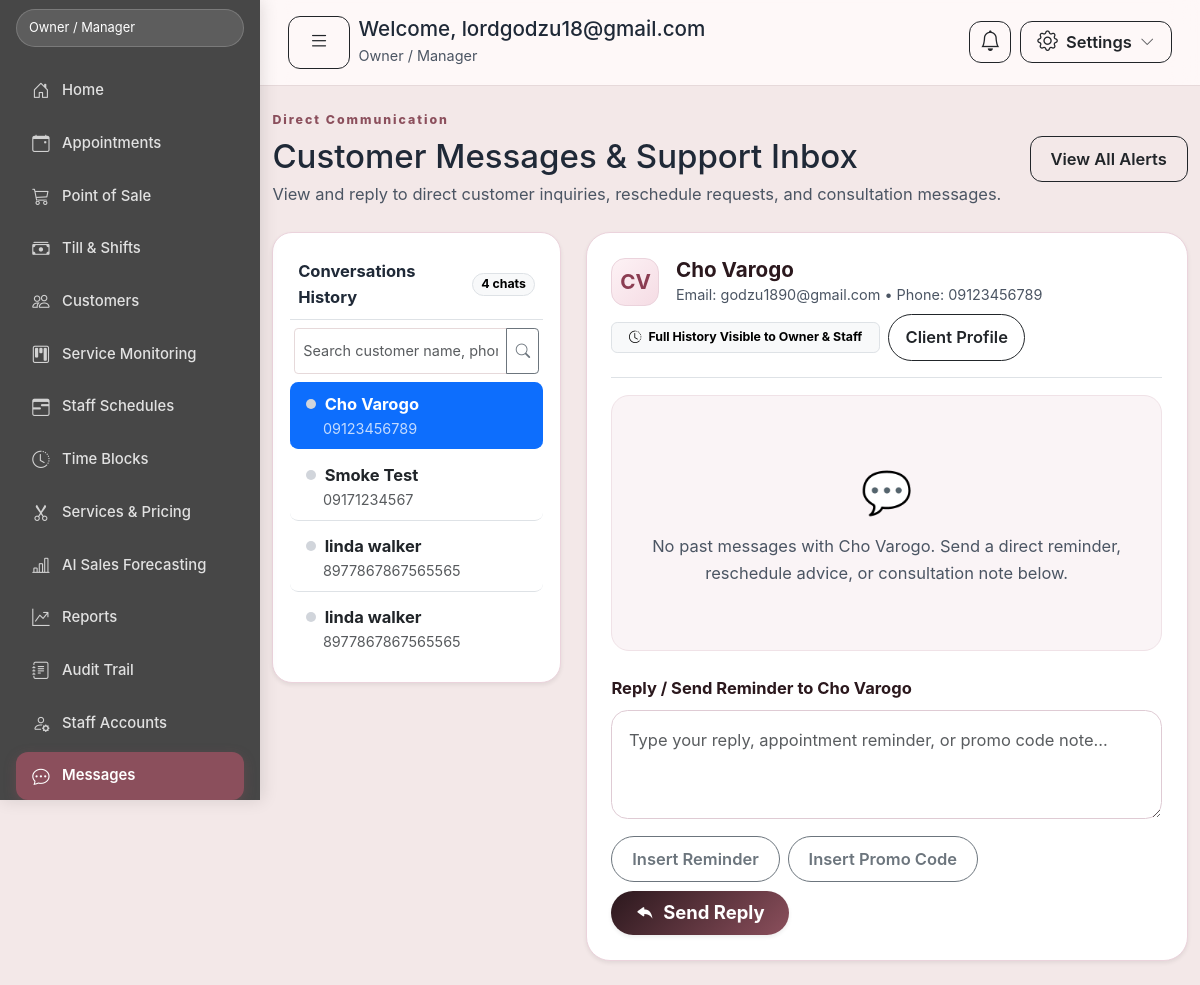
Before: /notifications/messages/ (signed in) with the older database file.
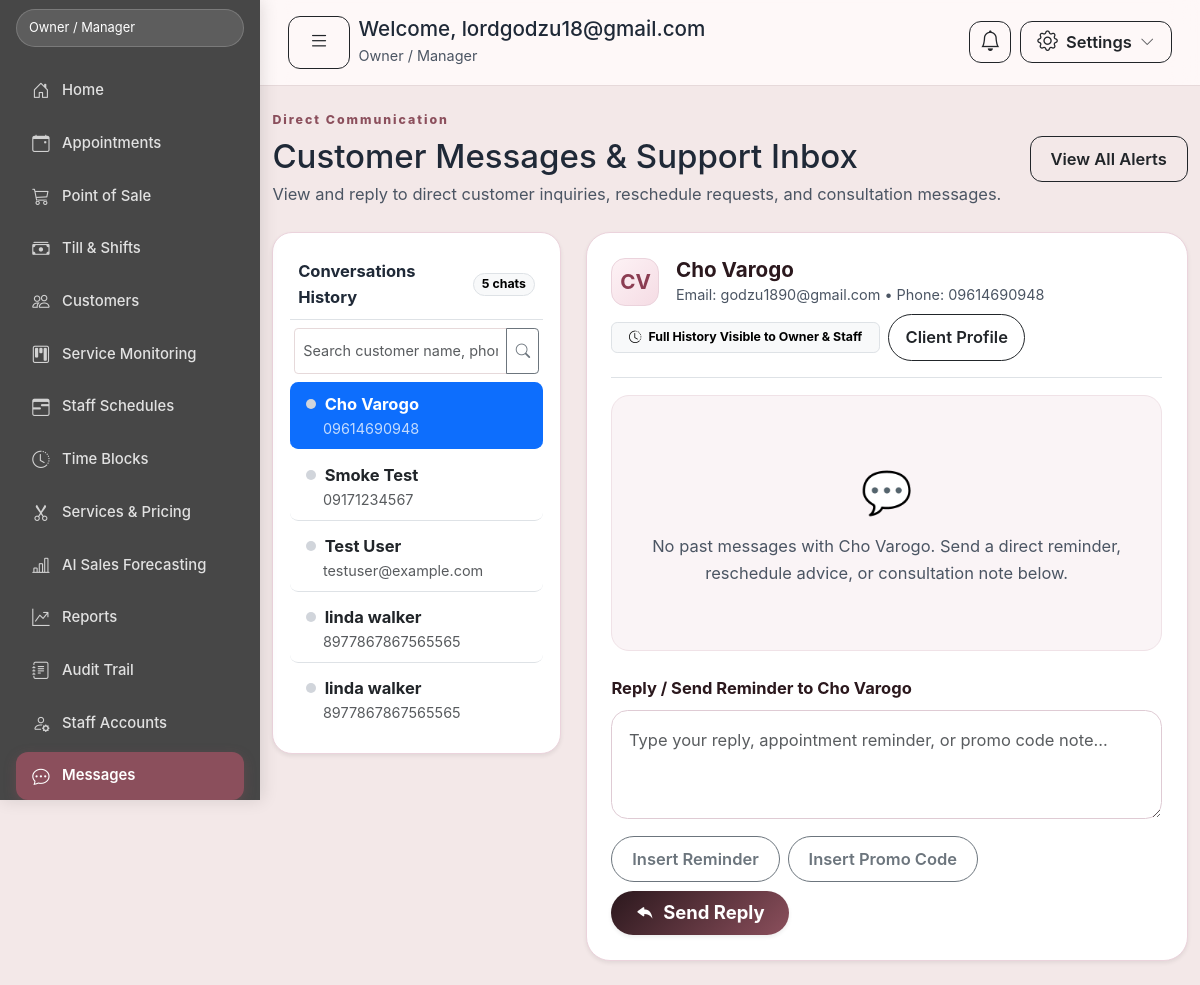
After: the same page with the newer database file.
### apps/customers/models.py (models this page shows, shortened)
class Customer(models.Model):
    user = models.OneToOneField(
        settings.AUTH_USER_MODEL,
        blank=True,
        null=True,
        on_delete=models.SET_NULL,
        related_name="customer_profile",
    )
    first_name = models.CharField(max_length=100)
    last_name = models.CharField(max_length=100)
    phone = models.CharField(
        max_length=30,
        blank=True,
        validators=(validate_phone_number,),
    )
    email = models.EmailField(blank=True, validators=(validate_email,))
    notes = models.TextField(blank=True)
    created_at = models.DateTimeField(auto_now_add=True)
    updated_at = models.DateTimeField(auto_now=True)
    class Meta:
        ordering = ("last_name", "first_name", "email")
        constraints = [
            models.UniqueConstraint(
                Lower("email"),
                condition=~models.Q(email=""),
                name="customers_email_ci_unique_nonblank",
            ),
        ]
    @property
    def full_name(self):
        return f"{self.first_name} {self.last_name}".strip()

### apps/notifications/views.py (the view, shortened to what this page needs)
# urls.py: path('messages/', views.messages_inbox, name='messages'),
@login_required
@require_http_methods(["GET", "POST"])
def messages_inbox(request):
    all_customers = Customer.objects.annotate(
        last_msg_at=Max("salon_messages__created_at")
    ).order_by("-last_msg_at", "first_name", "last_name")
    q = (request.GET.get("q") or "").strip()
    selected_id = request.GET.get("customer") or request.POST.get("customer_id")
    selected_customer = None
    if selected_id and str(selected_id).isdigit():
        selected_customer = Customer.objects.filter(pk=int(selected_id)).first()
    if selected_customer is None:
        selected_customer = (
            all_customers.filter(last_msg_at__isnull=False).first()
            or all_customers.first()
        )
    if selected_customer:
        SalonMessage.objects.filter(
            customer=selected_customer, is_from_customer=True, is_read=False
        ).update(is_read=True)
    thread = (
        SalonMessage.objects.filter(customer=selected_customer).select_related("sender")
        if selected_customer
        else SalonMessage.objects.none()
    )
    return render(
        request,
        "notifications/messages.html",
        {
            "is_customer_view": False,
            "customers": all_customers,
            "selected_customer": selected_customer,
            "thread": thread,
            "search_query": q,
        },
    )

### apps/accounts/mfa.py (called while the page is built, shortened)
def has_totp(user):
    return Authenticator.objects.filter(
        user=user,
        type=Authenticator.Type.TOTP,
    ).exists()

def is_mfa_required(user):
    if not user.is_authenticated:
        return False
    if (user.role == User.Role.OWNER or user.is_superuser) and settings.MFA_ENFORCE_OWNER:
        return True

### apps/accounts/models.py (called while the page is built)
    @property
    def is_owner(self):
        return self.role == self.Role.OWNER or self.is_superuser

    @property
    def is_cashier(self):
        return self.role == self.Role.CASHIER

    @property
    def is_service_staff(self):
        return self.role == self.Role.STAFF

    @property
    def is_customer(self):
        return self.role == self.Role.CUSTOMER

### apps/audittrail/events.py (called while the page is built)
def set_current_request(request):
    return _current_request.set(request)

def reset_current_request(token):
    _current_request.reset(token)

### templates/notifications/messages.html (shortened to what the changed rows need)
{% extends "base.html" %}
{% load static %}
{% block content %}
  <div class="d-flex flex-wrap justify-content-between align-items-center gap-3 mb-4">
    <div>
      <h1 class="h2 mb-1">
        {% if is_customer_view %}
          Message Owner &amp; Salon Staff
        {% else %}
          Customer Messages &amp; Support Inbox
        {% endif %}
      </h1>
    </div>
  </div>
  {% if is_customer_view %}
    <div class="row g-4">
      <div class="col-lg-8">
        <div class="gn-card p-4 shadow-sm" style="border-radius: 24px; border: 1px solid #ebd3dc;">
          <div class="d-flex justify-content-between align-items-center border-bottom pb-3 mb-3">
            <div class="d-flex align-items-center gap-3">
              <div style="width: 46px; height: 46px; border-radius: 14px; background: linear-gradient(135deg, #2b181d, #8b4f5c); color: #fff; display: flex; align-items: center; justify-content: center; font-size: 1.35rem;">
                💅
              </div>
              <div>
                <h2 class="h5 fw-bold mb-0" style="color: #2b181d;">Get Nailed Salon Team</h2>
                <small class="text-muted">Owner &amp; Staff • Plaridel &amp; Retiro QC Branches</small>
              </div>
            </div>
            <span class="badge rounded-pill text-bg-success px-3 py-2 fw-semibold"><i class="bi bi-circle-fill me-1" style="font-size: 0.55rem;"></i> Online Support</span>
          </div>
          <div class="d-flex flex-column gap-3 mb-4" style="max-height: 480px; overflow-y: auto; padding: 0.75rem; background: #faf4f6; border-radius: 18px; border: 1px solid #f0e2e7;">
            {% for msg in thread %}
              <div class="d-flex {% if msg.is_from_customer %}justify-content-end{% else %}justify-content-start{% endif %}">
                <div style="max-width: 82%; padding: 0.95rem 1.25rem; border-radius: 20px; {% if msg.is_from_customer %}background: linear-gradient(135deg, #b85872, #963f56); color: #fff; box-shadow: 0 4px 14px rgba(184, 88, 114, 0.22); border-bottom-right-radius: 4px;{% else %}background: #ffffff; border: 1px solid #ebd6de; color: #2b181d; box-shadow: 0 2px 8px rgba(43, 24, 29, 0.05); border-bottom-left-radius: 4px;{% endif %}">
                  <div class="small fw-bold mb-1" style="opacity: 0.88; font-size: 0.82rem;">
                    {% if msg.is_from_customer %}You{% else %}{{ msg.sender_name|default:"Salon Staff" }}{% endif %}
                  </div>
                  <div style="white-space: pre-wrap; font-size: 1.02rem; line-height: 1.48;">{{ msg.body }}</div>
                  <div class="small text-end mt-1" style="opacity: 0.75; font-size: 0.76rem;">{{ msg.created_at|date:"M d, Y h:i A" }}</div>
                </div>
              </div>
            {% empty %}
              <div class="text-center py-5 text-muted">
                <div class="fs-1 mb-2">💬</div>
                <p class="fs-5 fw-semibold mb-1" style="color: #2b181d;">No messages yet.</p>
                <p class="mb-0 small">Send us a message below if you have questions about services, branches, or your appointment!</p>
              </div>
            {% endfor %}
          </div>
          <form method="post">
            {% csrf_token %}
            <div class="mb-3">
              <label class="form-label fw-bold" for="id_message_body" style="color: #2b181d;">Your Message</label>
              <textarea id="id_message_body" name="body" rows="3" class="form-control rounded-4 p-3" style="border-color: #dfcbd4; font-size: 1rem;" placeholder="Type your question, reschedule note, or custom nail art inquiry..." required></textarea>
            </div>
            <div class="d-flex justify-content-between align-items-center">
              <span class="small text-muted"><i class="bi bi-shield-check text-success me-1"></i> Responses appear here &amp; in your notifications</span>
              <button type="submit" class="btn btn-dark btn-lg px-4 py-2 rounded-pill fw-bold shadow-sm" style="background: linear-gradient(135deg, #2b181d, #8b4f5c); border: none;">
                <i class="bi bi-send-fill me-1"></i> Send Message
              </button>
            </div>
          </form>
        </div>
      </div>
      <div class="col-lg-4">
        <div class="gn-card p-4 mb-3" style="border-radius: 20px; border: 1px solid #ebd3dc;">
          <div class="eyebrow">Branch Contacts</div>
          <h3 class="h5 mb-3 fw-bold" style="color: #2b181d;">Visit or Call Us</h3>
          <div class="mb-3 pb-3 border-bottom">
            <div class="fw-bold">Plaridel Branch (Bulacan)</div>
            <p class="small text-muted mb-1">Unit 14 G/F Rocka Commercial Complex, Tabang, Plaridel, Bulacan</p>
            <div class="small fw-semibold">📞 0905 084 3892 / (044) 794-7692</div>
          </div>
          <div>
            <div class="fw-bold">Retiro QC Branch (Quezon City)</div>
            <p class="small text-muted mb-1">N.S. Amoranto Sr. St. (Retiro), Santa Mesa Heights, Quezon City</p>
            <div class="small fw-semibold">📞 0905 084 3892</div>
          </div>
        </div>
        <div class="gn-card p-4" style="border-radius: 20px; border: 1px solid #ebd3dc;">
          <div class="eyebrow">Salon Guidelines</div>
          <h3 class="h5 mb-2 fw-bold" style="color: #2b181d;">Quick Guidelines</h3>
          <ul class="small text-muted ps-3 mb-0">
            <li class="mb-2"><strong>No Advance Payment:</strong> We never charge deposits. Reminders are sent 4–5 hrs before &amp; on the day.</li>
            <li class="mb-2"><strong>10–15 Min Grace Period:</strong> Slots auto-release if delayed with no response. Message here if in traffic.</li>
            <li><strong>Fri–Sun Peak:</strong> Major packages &gt; ₱300 are prioritized online; basic services welcome via walk-in when free.</li>
          </ul>
        </div>
      </div>
    </div>
  {% else %}
    <div class="row g-4">
      <div class="col-lg-4">
        <div class="gn-card p-3 shadow-sm" style="border-radius: 20px; border: 1px solid #ebd3dc;">
          <div class="fw-bold px-2 py-2 border-bottom mb-2 d-flex justify-content-between align-items-center">
            <span>Conversations History</span>
            <span class="badge rounded-pill text-bg-light border px-2 py-1">{{ customers|length }} chats</span>
          </div>
          <form method="get" class="mb-2 px-1">
            <div class="input-group input-group-sm">
              <input type="text" name="q" value="{{ search_query|default:'' }}" class="form-control rounded-pill-start" placeholder="Search customer name, phone, email...">
              <button class="btn btn-outline-secondary rounded-pill-end" type="submit"><i class="bi bi-search"></i></button>
            </div>
          </form>
          <div class="list-group list-group-flush" style="max-height: 560px; overflow-y: auto;">
            {% for cust in customers %}
              <a href="?customer={{ cust.pk }}{% if search_query %}&q={{ search_query }}{% endif %}" class="list-group-item list-group-item-action rounded-3 mb-1 p-2.5 {% if selected_customer and cust.pk == selected_customer.pk %}active{% endif %}">
                <div class="d-flex justify-content-between align-items-center">
                  <div class="d-flex align-items-center gap-2 text-truncate">
                    <span style="width: 10px; height: 10px; border-radius: 50%; background: {% if cust.last_msg_at %}#10b981{% else %}#d1d5db{% endif %}; flex-shrink: 0;"></span>
                    <strong class="text-truncate">{{ cust.full_name }}</strong>
                  </div>
                </div>
                <div class="small opacity-75 text-truncate ps-3">{{ cust.phone|default:cust.email|default:"Client" }}</div>
              </a>
            {% empty %}
              <div class="p-3 text-muted small text-center">No customer conversations found.</div>
            {% endfor %}
          </div>
        </div>
      </div>
      <div class="col-lg-8">
        <div class="gn-card p-4 shadow-sm" style="border-radius: 24px; border: 1px solid #ebd3dc;">
          {% if selected_customer %}
            <div class="d-flex flex-wrap justify-content-between align-items-center border-bottom pb-3 mb-3 gap-2">
              <div class="d-flex align-items-center gap-3">
                <div style="width: 48px; height: 48px; border-radius: 14px; background: linear-gradient(135deg, #fdf2f5, #f5dce4); color: #8b3d52; display: flex; align-items: center; justify-content: center; font-weight: bold; font-size: 1.25rem; border: 1px solid #ebd3dc;">
                  {{ selected_customer.first_name|slice:":1" }}{{ selected_customer.last_name|slice:":1" }}
                </div>
                <div>
                  <h2 class="h5 fw-bold mb-0" style="color: #2b181d;">{{ selected_customer.full_name }}</h2>
                  <div class="small text-muted">
                    Email: {{ selected_customer.email|default:"N/A" }} • Phone: {{ selected_customer.phone|default:"N/A" }}
                  </div>
                </div>
              </div>
              <div class="d-flex align-items-center gap-2">
                <span class="badge text-bg-light border px-3 py-2 small"><i class="bi bi-clock-history me-1"></i> Full History Visible to Owner &amp; Staff</span>
                <a class="btn btn-outline-dark btn-sm rounded-pill px-3" href="{% url 'customers:detail' selected_customer.pk %}">Client Profile</a>
              </div>
            </div>
            <div class="d-flex flex-column gap-3 mb-4" style="max-height: 480px; overflow-y: auto; padding: 0.85rem; background: #faf4f6; border-radius: 18px; border: 1px solid #f0e2e7;">
              {% for msg in thread %}
                <div class="d-flex {% if not msg.is_from_customer %}justify-content-end{% else %}justify-content-start{% endif %}">
                  <div style="max-width: 82%; padding: 0.95rem 1.25rem; border-radius: 20px; {% if not msg.is_from_customer %}background: linear-gradient(135deg, #2b181d, #4b2a33); color: #fff; box-shadow: 0 4px 14px rgba(43, 24, 29, 0.2); border-bottom-right-radius: 4px;{% else %}background: #ffffff; border: 1px solid #ebd6de; color: #2b181d; box-shadow: 0 2px 8px rgba(43, 24, 29, 0.05); border-bottom-left-radius: 4px;{% endif %}">
                    <div class="small fw-bold mb-1" style="opacity: 0.88; font-size: 0.82rem;">
                      {% if msg.is_from_customer %}
                        👤 {{ selected_customer.full_name }}
                      {% else %}
                        ✨ {{ msg.sender_name|default:"Salon Staff" }}
                      {% endif %}
                    </div>
                    <div style="white-space: pre-wrap; font-size: 1.02rem; line-height: 1.48;">{{ msg.body }}</div>
                    <div class="small text-end mt-1" style="opacity: 0.75; font-size: 0.76rem;">{{ msg.created_at|date:"M d, Y h:i A" }}</div>
                  </div>
                </div>
              {% empty %}
                <div class="text-center py-5 text-muted">
                  <div class="fs-1 mb-2">💬</div>
                  <p class="mb-0">No past messages with {{ selected_customer.full_name }}. Send a direct reminder, reschedule advice, or consultation note below.</p>
                </div>
              {% endfor %}
            </div>
            <form method="post">
              <div class="mb-3">
                <label class="form-label fw-bold" for="id_staff_reply" style="color: #2b181d;">Reply / Send Reminder to {{ selected_customer.full_name }}</label>
                <textarea id="id_staff_reply" name="body" rows="3" class="form-control rounded-4 p-3" style="border-color: #dfcbd4; font-size: 1rem;" placeholder="Type your reply, appointment reminder, or promo code note..." required></textarea>
              </div>
              <div class="d-flex justify-content-between align-items-center flex-wrap gap-2">
                <div class="d-flex gap-2 flex-wrap">
                  <button type="button" class="btn btn-outline-secondary btn-sm rounded-pill" onclick="document.getElementById('id_staff_reply').value='Hi {{ selected_customer.first_name }}! Friendly reminder from Get Nailed Salon regarding your booking today. Please reply to confirm your arrival (10-15 min grace period applies). Thank you!';">Insert Reminder</button>
                  <button type="button" class="btn btn-outline-secondary btn-sm rounded-pill" onclick="document.getElementById('id_staff_reply').value='Hi {{ selected_customer.first_name }}! Your appointment is approved. Present your promo code GETNAILED10 at checkout!';">Insert Promo Code</button>
                </div>
                <button type="submit" class="btn btn-dark btn-lg px-4 py-2 rounded-pill fw-bold shadow-sm" style="background: linear-gradient(135deg, #2b181d, #8b4f5c); border: none;">
                  <i class="bi bi-reply-fill me-1"></i> Send Reply
                </button>
              </div>
            </form>
          {% else %}
            <p class="text-muted mb-0">Select a customer from the left list to view or reply to messages.</p>
          {% endif %}
        </div>
      </div>
    </div>
  {% endif %}
{% endblock %}

Changed rows visible on the page:
changed Customer "Cho Varogo": phone "09123456789" → "09614690948"
added Customer: full_name "Test User", phone "testuser@example.com"
Other visible differences:
{{ customers|length }}: "4" → "5"
